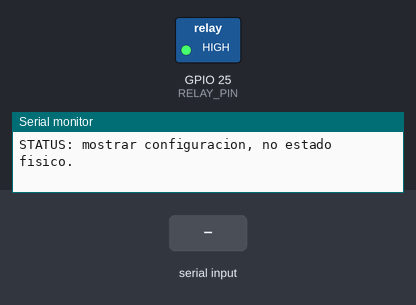
Simulated run of this sketch. Board: ESP32. Parts: switched loads named in the sketch (green lamp = pin HIGH), the last lines printed to the serial monitor. Inputs (shaded band) come from the test bench.

Above: at 1.2 s.
1.3 s: "ON\n" received over Serial
At 2.7 s:
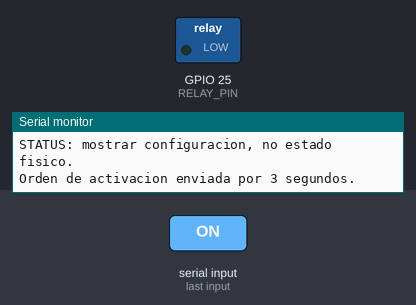
4.3 s: "LOW\n" received over Serial
Timing chart, 0 to 7.3 s (numbered marks = the images above; inputs shaded):
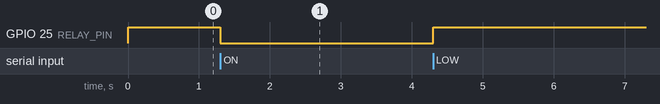

The sketch:

prueba_rele.ino
```cpp
#include <Arduino.h>

constexpr uint8_t RELAY_PIN = 25;
// Suposicion inicial: modulo activo en LOW. Verificar con la carga desconectada.
bool activeLow = true;
bool testing = false;
unsigned long testStarted = 0;
String command;

void relay(bool on) {
  digitalWrite(RELAY_PIN, on ? (activeLow ? LOW : HIGH)
                           : (activeLow ? HIGH : LOW));
}

void stopTest() {
  testing = false;
  relay(false);
  Serial.println("Orden de apagado enviada. Verificar estado fisico del rele.");
}

void setup() {
  // Precargar el nivel antes de habilitar la salida reduce transitorios
  // del programa; no garantiza el nivel durante reset/arranque del chip.
  digitalWrite(RELAY_PIN, HIGH);
  pinMode(RELAY_PIN, OUTPUT);
  relay(false);
  Serial.begin(115200);
  Serial.println("Prueba de rele en GPIO 25. Polaridad inicial: activa LOW.");
  Serial.println("Probar primero SIN alarma conectada a COM/NO/NC.");
  Serial.println("Comandos (con salto de linea):");
  Serial.println("ON: prueba de 3 segundos. OFF: terminar prueba.");
  Serial.println("HIGH: cambiar a activo HIGH. LOW: cambiar a activo LOW.");
  Serial.println("STATUS: mostrar configuracion, no estado fisico.");
}

void process(String text) {
  text.trim();
  text.toUpperCase();
  if (text == "ON") {
    relay(true);
    testing = true;
    testStarted = millis();
    Serial.println("Orden de activacion enviada por 3 segundos.");
  } else if (text == "OFF") {
    stopTest();
  } else if (text == "HIGH" || text == "LOW") {
    activeLow = text == "LOW";
    stopTest();
    Serial.print("Nueva polaridad activa: ");
    Serial.println(activeLow ? "LOW" : "HIGH");
  } else if (text == "STATUS") {
    Serial.printf("GPIO=%u | Activo=%s | Orden=%s\n", RELAY_PIN,
                  activeLow ? "LOW" : "HIGH", testing ? "ON" : "OFF");
  } else if (text.length()) {
    Serial.println("Comandos: ON, OFF, LOW, HIGH, STATUS.");
  }
}

void loop() {
  if (testing && millis() - testStarted >= 3000) stopTest();
  while (Serial.available()) {
    char c = Serial.read();
    if (c == '\n') {
      process(command);
      command = "";
    } else if (c != '\r') {
      if (command.length() < 24) command += c;
      else command = "";
    }
  }
}
```

Measured:
- after the input at 1.3 s, GPIO 25 (RELAY_PIN): HIGH → LOW at once
